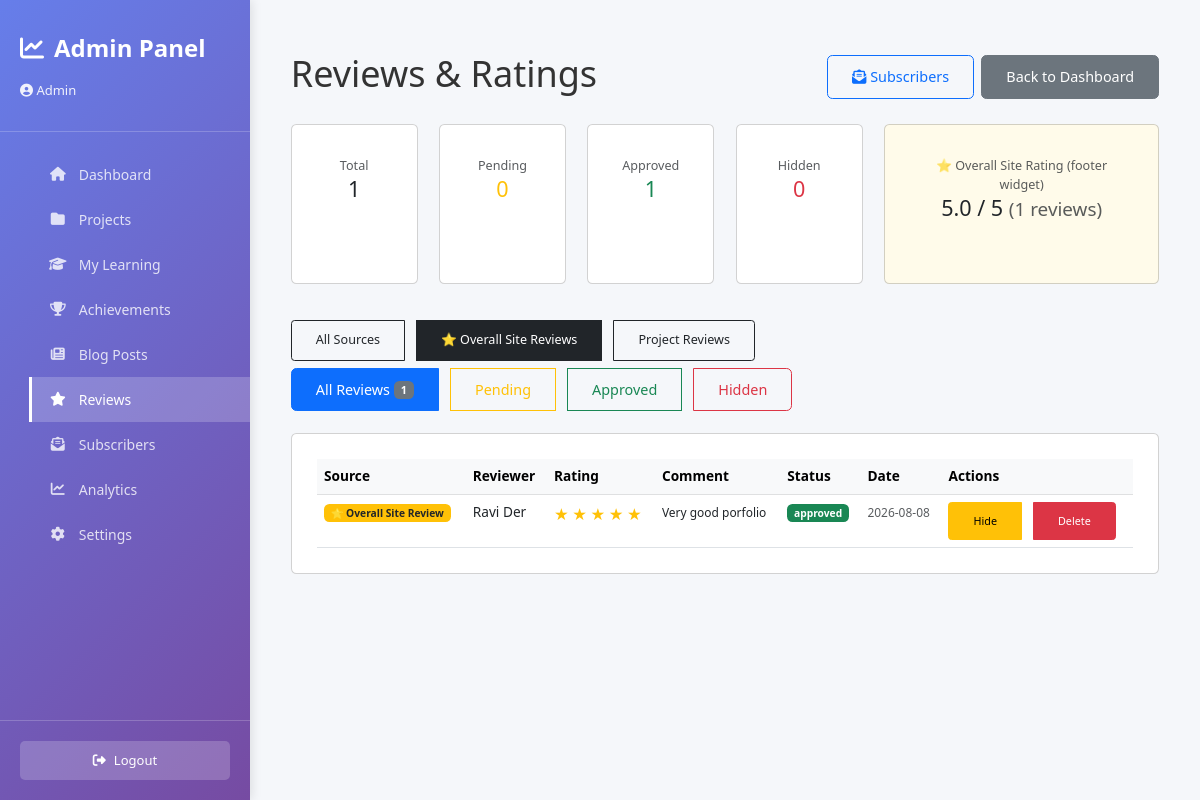
The page /admin/reviews?source=overall (signed in) on the database its author committed.
### tables this page shows
CREATE TABLE project_reviews (
    id INTEGER PRIMARY KEY AUTOINCREMENT,
    project_slug TEXT NOT NULL,
    reviewer_name TEXT NOT NULL,
    rating INTEGER NOT NULL CHECK (rating BETWEEN 1 AND 5),
    comment TEXT,
    status TEXT DEFAULT 'pending' CHECK (status IN ('approved', 'pending', 'hidden', 'deleted')),
    created_at TEXT NOT NULL,
    reviewed_at TEXT,
    reviewed_by TEXT
);

### app/admin/admin_routes.py (the view)
@admin_bp.route('/reviews')
@login_required
def reviews_list():
    status = request.args.get('status', 'all')
    source = request.args.get('source', 'all')  # all | overall | projects
    reviews = get_all_reviews(status)
    if source == 'overall':
        reviews = [r for r in reviews if r['project_slug'] == db.SITE_REVIEW_SLUG]
    elif source == 'projects':
        reviews = [r for r in reviews if r['project_slug'] != db.SITE_REVIEW_SLUG]
    review_stats = get_review_stats()
    site_review_summary = get_site_review_summary()
    return render_template('admin_reviews.html',
                         reviews=reviews,
                         selected_status=status,
                         selected_source=source,
                         site_review_slug=db.SITE_REVIEW_SLUG,
                         review_stats=review_stats,
                         site_review_summary=site_review_summary)

### app/admin/admin_auth.py (called while the page is built)
def login_required(f):
    @wraps(f)
    def decorated_function(*args, **kwargs):
        if 'admin_logged_in' not in session:
            return redirect(url_for('admin.login'))
        return f(*args, **kwargs)
    return decorated_function

### app/admin/admin_db.py (called while the page is built)
def get_db_connection():
    os.makedirs(DATA_DIR, exist_ok=True)
    conn = sqlite3.connect(DB_PATH)
    conn.row_factory = sqlite3.Row
    return conn

def get_all_reviews(status='all'):
    conn = get_db_connection()
    cursor = conn.cursor()
    if status == 'all':
        cursor.execute('SELECT * FROM project_reviews ORDER BY created_at DESC')
    else:
        cursor.execute('SELECT * FROM project_reviews WHERE status = ? ORDER BY created_at DESC', (status,))
    reviews = [dict(row) for row in cursor.fetchall()]
    conn.close()
    return reviews

def get_site_review_summary():
    conn = get_db_connection()
    cursor = conn.cursor()
    row = cursor.execute(
        "SELECT COUNT(*) c, AVG(rating) a FROM project_reviews "
        "WHERE project_slug = ? AND status = 'approved'",
        (db.SITE_REVIEW_SLUG,)
    ).fetchone()
    conn.close()
    return {
        "count": row["c"] or 0,
        "average": round(row["a"], 2) if row["a"] else 0
    }

### app/core/db.py (called while the page is built)
def now_iso():
    return datetime.now(timezone.utc).isoformat()

### flask_app.py (called while the page is built)
@app.context_processor
def inject_seo_globals():
    return {
        "site_url": SITE_URL.rstrip('/'),
        "google_site_verification": GOOGLE_SITE_VERIFICATION,
    }

@app.after_request
def add_security_headers(response):
    response.headers["X-Content-Type-Options"] = "nosniff"
    response.headers["X-Frame-Options"] = "DENY"
    response.headers["X-XSS-Protection"] = "1; mode=block"
    response.headers["Referrer-Policy"] = "strict-origin-when-cross-origin"
    response.headers["Content-Security-Policy"] = (
        "default-src 'self'; "
        "img-src 'self' data: https:; "
        "style-src 'self' 'unsafe-inline' https:; "
        "script-src 'self' 'unsafe-inline' https:; "
        "connect-src 'self' https:; "
        "font-src 'self' https: data:;"
    )
    return response

@app.after_request
def set_cache_headers(response):
    if request.path.startswith('/static/'):
        response.headers['Cache-Control'] = 'public, max-age=2592000'  # 30 days for static
    else:
        response.headers['Cache-Control'] = 'public, max-age=300'  # 5 min for HTML
    return response

@app.before_request
def _start_timer():
    request._start_time = time.time()

### templates/admin_reviews.html (shortened to what this page needs)
{% extends "admin_base.html" %}
{% block content %}
<div class="container-fluid py-4">
    <div class="d-flex justify-content-between align-items-center mb-4 flex-wrap gap-2">
        <h1 class="h2">Reviews &amp; Ratings</h1>
        <div class="d-flex gap-2">
            <a href="{{ url_for('admin.subscribers_list') }}" class="btn btn-outline-primary">
                <i class="fas fa-envelope-open-text"></i> Subscribers
            </a>
            <a href="{{ url_for('admin.dashboard') }}" class="btn btn-secondary">Back to Dashboard</a>
        </div>
    </div>
    <div class="row mb-4">
        <div class="col-6 col-md-2 mb-3">
            <div class="card text-center h-100">
                <div class="card-body p-2">
                    <div class="text-muted small">Total</div>
                    <div class="h4 mb-0">{{ review_stats.total }}</div>
                </div>
            </div>
        </div>
        <div class="col-6 col-md-2 mb-3">
            <div class="card text-center h-100">
                <div class="card-body p-2">
                    <div class="text-muted small">Pending</div>
                    <div class="h4 mb-0 text-warning">{{ review_stats.pending }}</div>
                </div>
            </div>
        </div>
        <div class="col-6 col-md-2 mb-3">
            <div class="card text-center h-100">
                <div class="card-body p-2">
                    <div class="text-muted small">Approved</div>
                    <div class="h4 mb-0 text-success">{{ review_stats.approved }}</div>
                </div>
            </div>
        </div>
        <div class="col-6 col-md-2 mb-3">
            <div class="card text-center h-100">
                <div class="card-body p-2">
                    <div class="text-muted small">Hidden</div>
                    <div class="h4 mb-0 text-danger">{{ review_stats.hidden }}</div>
                </div>
            </div>
        </div>
        <div class="col-6 col-md-4 mb-3">
            <div class="card text-center h-100" style="background:#fffbea;">
                <div class="card-body p-2">
                    <div class="text-muted small">⭐ Overall Site Rating (footer widget)</div>
                    <div class="h4 mb-0">
                        {{ site_review_summary.average }} / 5
                        <small class="text-muted">({{ site_review_summary.count }} reviews)</small>
                    </div>
                </div>
            </div>
        </div>
    </div>
    <div class="mb-2">
        <div class="btn-group" role="group">
            <a href="{{ url_for('admin.reviews_list', status=selected_status, source='all') }}"
               class="btn btn-sm btn-{% if selected_source == 'all' %}dark{% else %}outline-dark{% endif %}">
                All Sources
            </a>
            <a href="{{ url_for('admin.reviews_list', status=selected_status, source='overall') }}"
               class="btn btn-sm btn-{% if selected_source == 'overall' %}dark{% else %}outline-dark{% endif %}">
                ⭐ Overall Site Reviews
            </a>
            <a href="{{ url_for('admin.reviews_list', status=selected_status, source='projects') }}"
               class="btn btn-sm btn-{% if selected_source == 'projects' %}dark{% else %}outline-dark{% endif %}">
                Project Reviews
            </a>
        </div>
    </div>
    <div class="mb-4">
        <div class="btn-group" role="group">
            <a href="{{ url_for('admin.reviews_list', status='all', source=selected_source) }}"
               class="btn btn-{% if selected_status == 'all' %}primary{% else %}outline-primary{% endif %}">
                All Reviews <span class="badge bg-secondary">{{ reviews|length }}</span>
            </a>
            <a href="{{ url_for('admin.reviews_list', status='pending', source=selected_source) }}"
               class="btn btn-{% if selected_status == 'pending' %}warning{% else %}outline-warning{% endif %}">
                Pending
            </a>
            <a href="{{ url_for('admin.reviews_list', status='approved', source=selected_source) }}"
               class="btn btn-{% if selected_status == 'approved' %}success{% else %}outline-success{% endif %}">
                Approved
            </a>
            <a href="{{ url_for('admin.reviews_list', status='hidden', source=selected_source) }}"
               class="btn btn-{% if selected_status == 'hidden' %}danger{% else %}outline-danger{% endif %}">
                Hidden
            </a>
        </div>
    </div>
    <div class="card">
        <div class="table-responsive">
            <table class="table table-hover mb-0" id="reviewsTable">
                <thead class="table-light">
                    <tr>
                        <th>Source</th>
                        <th>Reviewer</th>
                        <th>Rating</th>
                        <th>Comment</th>
                        <th>Status</th>
                        <th>Date</th>
                        <th>Actions</th>
                    </tr>
                </thead>
                <tbody id="reviewsBody">
                    {% for review in reviews %}
                    <tr data-review-id="{{ review.id }}">
                        <td>
                            {% if review.project_slug == site_review_slug %}
                            <span class="badge bg-warning text-dark">⭐ Overall Site Review</span>
                            {% else %}
                            <strong>{{ review.project_slug }}</strong>
                            {% endif %}
                        </td>
                        <td>{{ review.reviewer_name }}</td>
                        <td>
                            <div class="rating">
                                {% for i in range(review.rating) %}
                                    <span class="text-warning">★</span>
                                {% endfor %}
                            </div>
                        </td>
                        <td>
                            <small>
                                {% if review.comment %}
                                    {{ review.comment[:50] }}{% if review.comment|length > 50 %}...{% endif %}
                                {% else %}
                                    <em class="text-muted">No comment</em>
                                {% endif %}
                            </small>
                        </td>
                        <td>
                            <span class="badge bg-{% if review.status == 'approved' %}success{% elif review.status == 'pending' %}warning{% elif review.status == 'hidden' %}danger{% else %}secondary{% endif %}">
                                {{ review.status }}
                            </span>
                        </td>
                        <td>
                            <small class="text-muted">{{ review.created_at[:10] }}</small>
                        </td>
                        <td>
                            <div class="btn-group btn-group-sm" role="group">
                                {% if review.status != 'hidden' %}
                                <button class="btn btn-warning" onclick="updateReviewStatus({{ review.id }}, 'hidden')">
                                    Hide
                                </button>
                                {% endif %}
                                <button class="btn btn-danger" onclick="deleteReview({{ review.id }})">
                                    Delete
                                </button>
                            </div>
                        </td>
                    </tr>
                    {% endfor %}
                </tbody>
            </table>
        </div>
    </div>
</div>
{% endblock %}

### static/css/admin-responsive.css (style rules this page uses)
@media (min-width: 1025px) { html { font-size: 90%; } }
@media (min-width: 1025px) { h1 { font-size: 2.5rem !important; } }
@media (min-width: 1025px) { .btn { width: auto !important; padding: 10px 24px !important; } }
@media (min-width: 1025px) { .button-group, .btn-group { gap: 12px !important; } }
@media (min-width: 1025px) { table { font-size: 0.95rem !important; } }
@media (min-width: 1025px) { table thead { display: table-header-group !important; } }
@media (min-width: 1025px) { table tbody tr { display: table-row !important; } }
@media (min-width: 1025px) { .card, .content-section { padding: 25px !important; margin-bottom: 30px !important; } }

### templates/admin_base.html (style rules this page uses)
* { margin: 0; padding: 0; box-sizing: border-box; }
body { font-family: 'Segoe UI', Tahoma, Geneva, Verdana, sans-serif; background: #f5f7fa; color: #333; }

### templates/admin_reviews.html (style rules this page uses)
.rating span { font-size: 1.2em; }
.btn-group-sm .btn { padding: 0.25rem 0.5rem; font-size: 0.75rem; }

### rows shown on the page
project_reviews: project_slug "⭐ Overall Site Review", reviewer_name "Ravi Der", rating 5 (drawn), comment "Very good porfolio", status "approved", created_at "2026-08-08"

### other values the page prints
{{ session.get('admin_email', 'Admin') }} "Admin"
{{ review_stats.total }} "1"
{{ review_stats.pending }} "0"
{{ review_stats.approved }} "1"
{{ review_stats.hidden }} "0"
{{ site_review_summary.average }} "5.0"
{{ site_review_summary.count }} "1"
{{ reviews|length }} "1"
